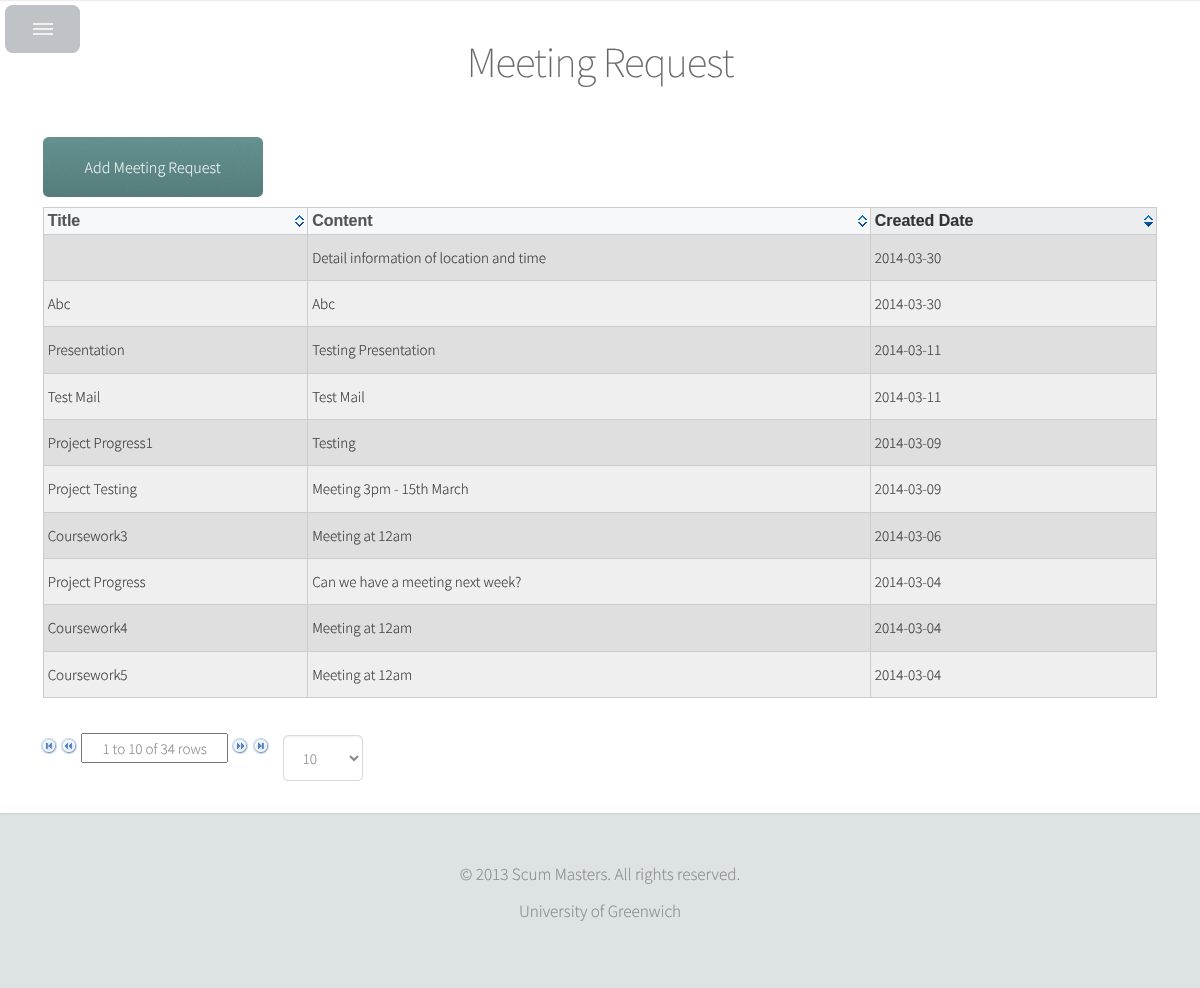
/student/meeting_student.php (signed in), run on the app's committed database.
### tables this page shows
CREATE TABLE IF NOT EXISTS `cms_message` (
  `message_id` int(11) NOT NULL AUTO_INCREMENT,
  `title` varchar(100) DEFAULT NULL,
  `content` varchar(100) DEFAULT NULL,
  `created_date` date DEFAULT NULL,
  `student_id` varchar(100) DEFAULT NULL,
  `tutor_id` varchar(100) DEFAULT NULL,
  `type_id` int(11) DEFAULT NULL,
  PRIMARY KEY (`message_id`)
);

### student/meeting_student.php (the view, shortened to what this page needs)
<?php
    include '../db_connection.php';
    $id = $_SESSION['id'];
    $sql_query_meeting = "SELECT * FROM cms_message WHERE type_id = '2' and student_id = '$id'";
    $result_meeting = mysqli_query($con,$sql_query_meeting);
?>
<html>
<head>
    <link rel="stylesheet" href="../css/theme.ice.css"/>
</head>
<body>
<div id="main">
    <section id="meeting" class="one">
        <div class="container">
            <header><h2 style="margin-top: 30px;">Meeting Request</h2></header>
            <div class="row">
                <div class="12u">
                    <div><a id="makeRequest" class="button">Add Meeting Request</a></div>
                    <table id="mytable" class="tablesorter">
                        <thead>
                        <tr>
                            <th>Title</th>
                            <th>Content</th>
                            <th>Created Date</th>
                        </tr>
                        </thead>
                        <tbody>
                        <?php
                        while($row = mysqli_fetch_array($result_meeting))
                        {
                            echo "<tr>";
                                echo "<td>". $row['title'] ."</td>";
                                echo "<td>". $row['content'] ."</td>";
                                echo "<td>". $row['created_date'] ."</td>";
                            echo "</tr>";
                        }
                        ?>
                        </tbody>
                    </table>
                </div>
            </div>
            <div class="row">
                <div class="12u">
                    <div id="pager" class="pager" style="position: absolute;">
                        <form>
                            <img src="../images/first.png" class="first">
                            <img src="../images/prev.png" class="prev">
                            <input type="text" class="pagedisplay">
                            <img src="../images/next.png" class="next">
                            <img src="../images/last.png" class="last">
                            <select class="pagesize">
                                <option selected="selected" value="10">10</option>
                            </select>
                        </form>
                    </div>
                </div>
            </div>
        </div>
    </section>
</div>
<div id="footer">
    <div class="copyright">
        <p>&copy; 2013 Scum Masters. All rights reserved.</p>
        <ul class="menu">
            <li>University of Greenwich</li>
        </ul>
    </div>
</div>
</body>
</html>

### css/theme.ice.css (style rules this page uses)
.tablesorter-ice { width: 100%; background-color: #fff; margin: 10px 0 15px; text-align: left; border-spacing: 0; border: #ccc 1px solid; border-width: 1px 0 0 1px; vertical-align: middle; font-size: 15px; }
.tablesorter-ice th, .tablesorter-ice td { border: #ccc 1px solid; border-width: 0 1px 1px 0; }
.tablesorter-ice th, .tablesorter-ice thead td { font: 12px/18px Arial, Sans-serif; color: #555; background-color: #f6f8f9; border-collapse: collapse; padding: 4px; text-shadow: 0 1px 0 rgba(255, 255, 255, 0.7); font-weight: bold; font-size: 16px; }
.tablesorter-ice tbody td, .tablesorter-ice tfoot th, .tablesorter-ice tfoot td { padding: 4px; vertical-align: top; }
.tablesorter-ice .header, .tablesorter-ice .tablesorter-header { background: #f6f8f9 no-repeat center right; padding: 4px 20px 4px 4px; white-space: normal; cursor: pointer; }
.tablesorter-ice .headerSortDown, .tablesorter-ice .tablesorter-headerSortDown, .tablesorter-ice .tablesorter-headerDesc { color: #333; background: #ebedee no-repeat center right; }
.tablesorter-ice td { color: #333; }
.tablesorter-ice tr.odd td { background-color: #dfdfdf; }
.tablesorter-ice tr.even td { background-color: #efefef; }

### css/style-narrower.css (style rules this page uses)
body,input,textarea,select { font-size: 16pt; }
.container { padding: 0 2em 0 2em; }
#footer { margin-left: 0; }
#main { margin-left: 0; }

### student/meeting_student.php (style rules this page uses)
.first { margin-left: -96px; }
.pagedisplay { text-align: center; height: 30px; width: 147px; font-size: 15px; }
.pagesize { width: 80px; margin-top: -30px; margin-left: 240px; font-size: 15px; }
.button { width: 220px; height: 60px; font-size: 16px; display: inherit; }

### data on the page
cms_message: title "Project Progress", content "Can we have a meeting next week?", created_date "2014-03-04"
cms_message: title "Coursework3", content "Meeting at 12am", created_date "2014-03-06"
cms_message: title "Coursework4", content "Meeting at 12am", created_date "2014-03-04"
cms_message: title "Coursework5", content "Meeting at 12am", created_date "2014-03-04"
cms_message: title "Project Progress1", content "Testing", created_date "2014-03-09"
cms_message: title "Project Testing", content "Meeting 3pm - 15th March", created_date "2014-03-09"
cms_message: title "Presentation", content "Testing Presentation", created_date "2014-03-11"
cms_message: title "Test Mail", content "Test Mail", created_date "2014-03-11"
cms_message: content "Detail information of location and time", created_date "2014-03-30"
cms_message: title "Abc", content "Abc", created_date "2014-03-30"
